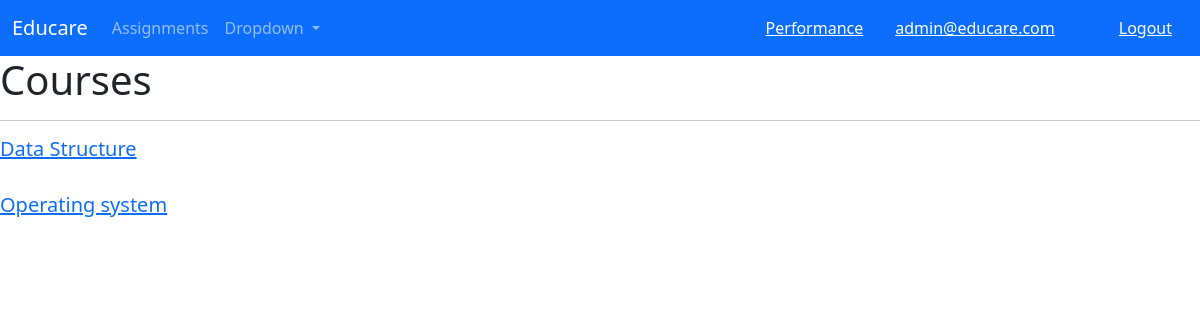
Screenshot of /assignments/ (signed in) with the database file from the repository.
### accounts/models.py (models this page shows)
class User(AbstractBaseUser, PermissionsMixin):
    email = models.EmailField(unique=True)
    first_name = models.CharField(max_length=120)
    last_name = models.CharField(max_length=120)
    is_staff = models.BooleanField(default=False)
    is_active = models.BooleanField(default=True)
    objects = CustomAccountManager()
    USERNAME_FIELD = 'email'
    REQUIRED_FIELDS = ['first_name', 'last_name']
    def __str__(self):
        return self.email

### courses/models.py (models this page shows)
class Course(models.Model):
    course_id = models.AutoField(primary_key=True)
    course_name = models.CharField(max_length=200)
    def __str__(self):
        return str(self.course_name)

### assignments/views.py (the view)
# urls.py: path("", views.CourseListView.as_view(), name="course-list"),
class CourseListView(ListView):
    template_name = "assignments/course_list.html"
    model = Course
    context_object_name = "courses"

### templates/assignments/course_list.html (shortened to what this page needs)
{% extends 'base.html' %}
{% block content %}
<h1>Courses</h1>
<hr>
{% for course in courses %}
<a href="{% url 'assignments:course-quizzes' course.pk %}">
  <h5>{{course}}</h5>
</a>
<br>
{%empty %}
<p>No courses to list</p>
{% endfor %}
{% endblock content %}

### templates/navbar.html (shortened to what this page needs)
<nav class="navbar navbar-expand-lg navbar-dark bg-primary">
  <div class="container-fluid">
    <a class="navbar-brand" href="{% url 'home' %}">Educare</a>
    <div class="collapse navbar-collapse" id="navbarSupportedContent">
      <ul class="navbar-nav me-auto mb-2 mb-lg-0">
        <li class="nav-item">
          <a class="nav-link" href="{% url 'assignments:course-list' %}">Assignments</a>
        </li>
        <li class="nav-item dropdown">
          <a class="nav-link dropdown-toggle" href="#" id="navbarDropdown" role="button" data-bs-toggle="dropdown" aria-expanded="false">
            Dropdown
          </a>
        </li>
      </ul>
    </div>
    {% if request.user.is_authenticated %}
    <span class="mx-3"><a class = "text-white pe-3" href="{% url 'assignments:results' %}">Performance</a></span>
    <span class = "me-5"><a class = "text-white pe-3" href="{% url 'accounts:profile' request.user.pk %}">{{request.user}}</a></span>
    <span ><a class = "text-white pe-3" href= "{% url 'accounts:logout' %}">Logout</a></span>
    {% else %}
    <span ><a class = "text-white pe-3" href= "{% url 'accounts:login' %}">Login</a></span>
    <span ><a class = "text-white pe-3" href= "{% url 'accounts:registration' %}">Register</a></span>
    {% endif %}
  </div>
</nav>

### rows the page displays
User: user "admin@educare.com"
Course: course_name "Data Structure"
Course: course_name "Operating system"
